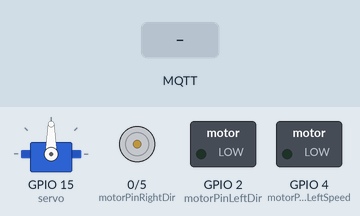
Simulated run of this sketch. Board: ESP8266 (NodeMCU). Shown: servo, direction and speed pins drawn as motors (green arrow = direction pin HIGH = forward, orange = LOW = backward, longer = more drive), switched loads named in the sketch (green lamp = pin HIGH). The inputs (shaded band) are chosen by the test bench. WiFi joins after 1.5 s; servers stay silent unless stated; no MQTT or app messages arrive unless stated; what the sketch prints to the serial monitor is not drawn.

Above: at 2.7 s.
2.8 s: MQTT message "1" arrives on the first subscribed topic
At 3.9 s:
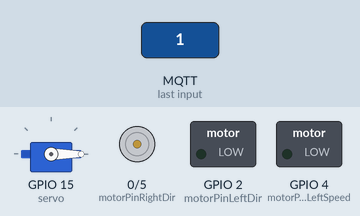
4.3 s: MQTT message "0" arrives on the first subscribed topic
5.8 s: MQTT message "5" arrives on the first subscribed topic
Timing chart, 0 to 8.8 s (numbered marks = the images above; inputs shaded):
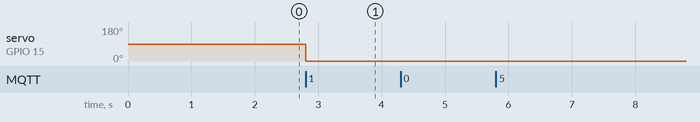

Measured:
- after the input at 2.8 s, servo on GPIO 15 (servo): 90° → 0° at once

The sketch:

ttmotormqtt_ttest.ino
```cpp
#include <ESP8266WiFi.h>
#include <PubSubClient.h>
#include <Servo.h>
Servo servo;
//First, we install some libraries to help control the driverbot
// The libraries are: a wifi client for the esp8266, a mqtt library to connect to the broker, and a servo library to control the servo

// Here, we define some pins for the engine
#define motorPinRightDir  0//D2
#define motorPinRightSpeed 5//D1
#define motorPinLeftDir 2
#define motorPinLeftSpeed 4

// Here, we define some variables that will be sent to the engine and servo later on
String vel = "";
String dir = "0";
int velint = 0;
String deg = "90";
String pay = "";

// Here, we have the ssid and password for the local wifi, which is necessary for the microcontroller to connect to the broker
const char* ssid = "Spisringsgatan9";
const char* password =  "Darten10Zebran10";

// Here, we define some things for the mqtt library like our username and password
const char* mqttServer = "maqiatto.com";
const int mqttPort = 1883;
const char* mqttUser = "g3.vibestol@gmail.com";
const char* mqttPassword = "G3Vibestol2020";

// This is the topic being subscribed to
String Sub = "g3.vibestol@gmail.com/motor";

// This thing sets up the wifi and allows it to be connected a bit later
WiFiClient espClient;
PubSubClient client(espClient);

void setup() {
  // Here, we define that the 4 following pins will be outputs
  // We also define where the servo is connected, and tell it write 90 degrees, straight forward, at the start of the program
  pinMode(motorPinRightDir, OUTPUT);
  pinMode(motorPinRightSpeed, OUTPUT);
  pinMode(motorPinLeftDir, OUTPUT);
  pinMode(motorPinLeftSpeed, OUTPUT);
  servo.attach(15);
  servo.write(90);

  Serial.begin(115200);

//  This is where the microcontroller connects to the wifi
  WiFi.begin(ssid, password);

//  While connecting, it writes that it is connecting to the wifi, and when connected, it says so
  while (WiFi.status() != WL_CONNECTED) {
    delay(500);
    Serial.println("Connecting to WiFi..");
  }
  Serial.println("Connected to the WiFi network");

//  Defines some mqtt things, the broker and port we use and the function used to callback when a message is received
  client.setServer(mqttServer, mqttPort);
  client.setCallback(callback);

//  Here, we connect the microcontroller to the mqtt broker
  while (!client.connected()) {
    Serial.println("Connecting to MQTT...");

    if (client.connect("pubsubttmotorganggang", mqttUser, mqttPassword )) {

      Serial.println("connected");

    } else {

      Serial.print("failed with state ");
      Serial.print(client.state());
      delay(2000);

    }
  }

//  Publishes a message in the topic, and also subscribes to the same topic where it will fetch data later
  client.publish("g3.vibestol@gmail.com/motor", "Hello from ESP8266");
  client.subscribe("g3.vibestol@gmail.com/motor");

}

void loop() {
  // Here, we write to the engine and servo with the data received from the mqtt broker
  // We also log the direction, velocity and the angle for the servo to be used for basic debugging in the serial monitor
  velint = vel.toInt();
  client.loop();
  digitalWrite(motorPinRightDir, dir.toInt());
  analogWrite(motorPinRightSpeed, velint);
  servo.write(deg.toInt());
  Serial.println(dir + vel + deg);
}

// This is the callback function that will be called upon when a message is received in the topic
void callback(char* topic, byte* payload, unsigned int length) {

  Serial.print("Message arrived in topic: ");
  Serial.println(topic);
  // Because the payload of the message is received as an unsigned char, we use a for-loop to get the payload as a string
  // The payload as a string is saved in the "pay" variable
 pay = "";
  Serial.print("Message:");
  for (int i = 0; i < length; i++) {
    pay += (char)payload[i];
  }
  // Here, we log the payload in the serial monitor
  // We also define that the first character if the payload is the direction, the next 3 the angle and the last 4 the speed
  // The front end is designed so that even if the angle or speed is less than 3 or 4 characters, it will still be sent 3 or 4 characters
    Serial.println(pay);
    dir = pay.substring(0, 1);
    vel = pay.substring(1, 5);
    deg = pay.substring(5, 8);
    Serial.println(dir);
    Serial.println(vel);
    Serial.println(deg);
  Serial.println();
  Serial.println("-----------------------");

}

// This is a function used to print some basic information in the serial monitor
// More extensive logging is done in the front end, on the website
void DriveDirSpeed(int Direction, String Speed) {
  if (Direction == 1) {
    Serial.println("Framåt!");
    Serial.println("Hastighet: " + Speed);
    } else {
    Serial.println("Bakåt!");
    Serial.println("Hastighet: " + Speed);
      }
}
```
